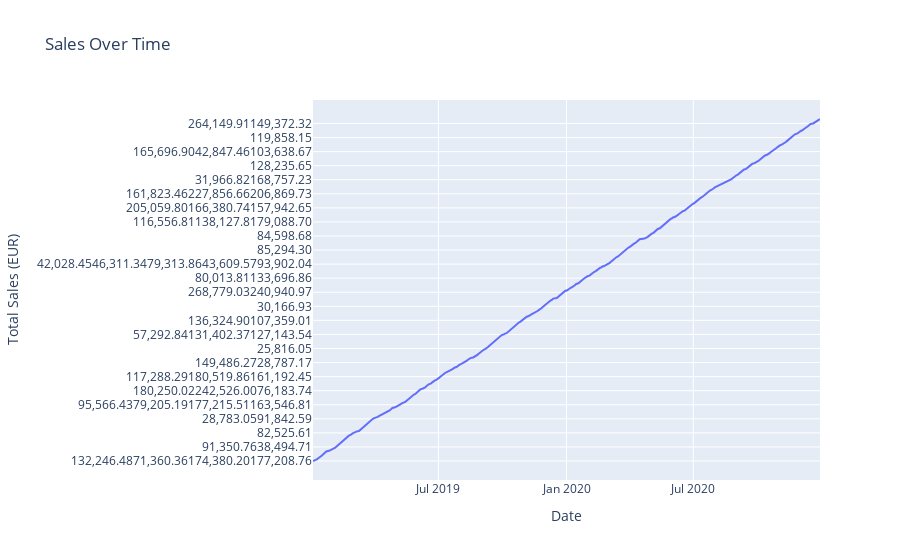

Here is the notebook cell this chart was saved with:
### Markdown cell above
#### **Explanation: Sales over Time**
- **Why:** ```To analyze how sales are trending over time.```
- **What it Represents:** ```This line chart shows how sales have fluctuated over different time periods, revealing any seasonal patterns or growth trends.```

### Code cell
# Sales over Time
df_pandas['date'] = pd.to_datetime(df_pandas['date'], format='%m/%d/%Y')
df_sales_over_time = df_pandas.groupby('date')['order_value_EUR'].sum().reset_index()
fig_sales_time = px.line(df_sales_over_time, x='date', y='order_value_EUR', title="Sales Over Time")
fig_sales_time.update_layout(xaxis_title='Date', yaxis_title='Total Sales (EUR)')
fig_sales_time.show()

### Figure 1 — Plotly figure (JSON) as saved in the notebook; plotly's stock layout.template omitted (floating-point values rounded to 4 significant figures; data arrays with more than 128 entries replaced by an {"elided": "..."} marker saying what was removed)
{"data": [{"hovertemplate": "date=%{x}<br>order_value_EUR=%{y}<extra></extra>", "legendgroup": "", "line": {"color": "#636efa", "dash": "solid"}, "marker": {"symbol": "circle"}, "mode": "lines", "name": "", "orientation": "v", "showlegend": false, "type": "scatter", "x": {"elided": "536 str values"}, "xaxis": "x", "y": {"elided": "536 str values"}, "yaxis": "y"}], "layout": {"legend": {"tracegroupgap": 0}, "title": {"text": "Sales Over Time"}, "xaxis": {"anchor": "y", "domain": [0, 1], "title": {"text": "Date"}}, "yaxis": {"anchor": "x", "domain": [0, 1], "title": {"text": "Total Sales (EUR)"}}}}
